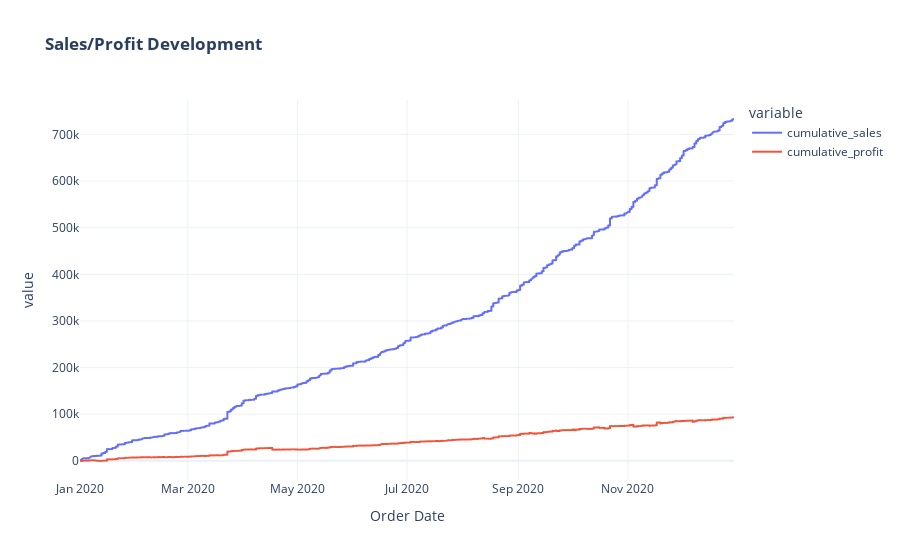

Source (notebook cell):
### Code cell
# Create Chart
fig = px.line(df_sorted,
              x='Order Date',
              y=['cumulative_sales','cumulative_profit'],
              template = template_style,
              title='<b>Sales/Profit Development</b>')
             
# Display Plot
fig.show()
# Export Chart to HTML

### Figure 1 — Plotly figure (JSON) as saved in the notebook; plotly's stock layout.template omitted (floating-point values rounded to 4 significant figures; data arrays with more than 128 entries replaced by an {"elided": "..."} marker saying what was removed)
{"data": [{"hovertemplate": "variable=cumulative_sales<br>Order Date=%{x}<br>value=%{y}<extra></extra>", "legendgroup": "cumulative_sales", "line": {"color": "#636efa", "dash": "solid"}, "marker": {"symbol": "circle"}, "mode": "lines", "name": "cumulative_sales", "showlegend": true, "type": "scattergl", "x": {"elided": "3312 str values"}, "xaxis": "x", "y": {"elided": "3312 float values"}, "yaxis": "y"}, {"hovertemplate": "variable=cumulative_profit<br>Order Date=%{x}<br>value=%{y}<extra></extra>", "legendgroup": "cumulative_profit", "line": {"color": "#EF553B", "dash": "solid"}, "marker": {"symbol": "circle"}, "mode": "lines", "name": "cumulative_profit", "showlegend": true, "type": "scattergl", "x": {"elided": "3312 str values"}, "xaxis": "x", "y": {"elided": "3312 float values"}, "yaxis": "y"}], "layout": {"legend": {"title": {"text": "variable"}, "tracegroupgap": 0}, "title": {"text": "<b>Sales/Profit Development</b>"}, "xaxis": {"anchor": "y", "domain": [0, 1], "title": {"text": "Order Date"}}, "yaxis": {"anchor": "x", "domain": [0, 1], "title": {"text": "value"}}}}
